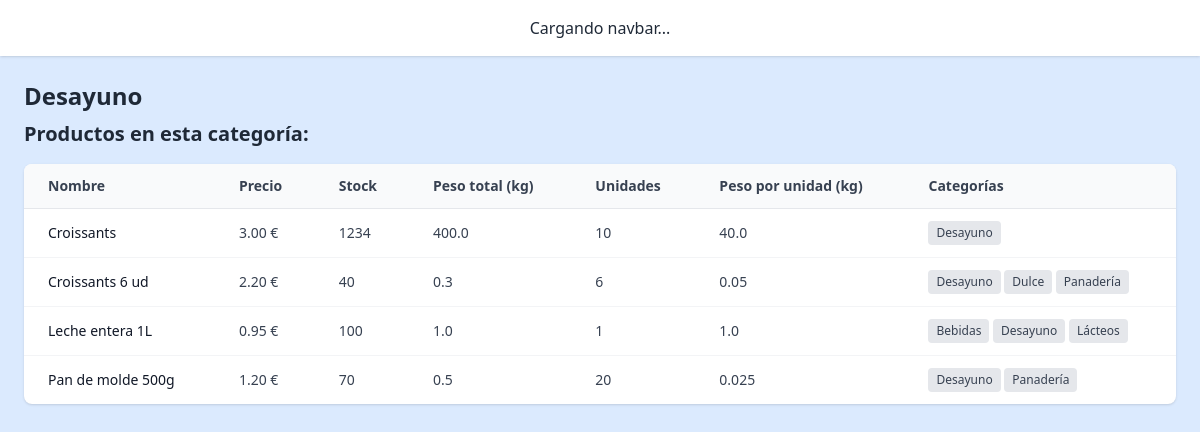
Page /category/Desayuno/ on the earlier database version.
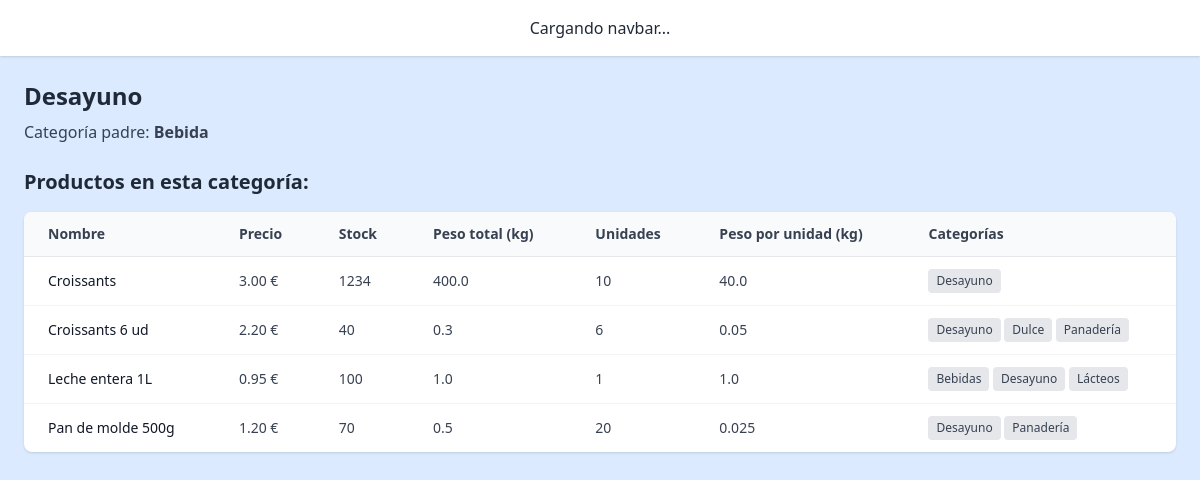
Same page on the later database version.
### core/models/category.py (models this page shows, shortened)
class Category(models.Model):
    name = models.CharField(max_length=100, primary_key=True)
    parent = models.ForeignKey(
        'self', null=True, blank=True,
        on_delete=models.CASCADE,
        related_name='children'
    )

### core/views.py (the view)
# urls.py: path('category/<str:name>/', category_detail_view, name='category_detail'),
def category_detail_view(request, name):
    category = get_object_or_404(Category, name=name)
    return render(request, "core/category_detail.html", {"category": category})

### core/models/product.py (called while the page is built)
    @property
    def estimated_weight_per_unit(self):
        if self.weight_per_unit_kg:
            return self.weight_per_unit_kg
        if self.weight_kg and self.units:
            return round(self.weight_kg / self.units, 3)
        return None

    @property
    def estimated_total_weight(self):
        if self.weight_kg:
            return self.weight_kg
        if self.weight_per_unit_kg and self.units:
            return round(self.weight_per_unit_kg * self.units, 3)
        return None

### core/templates/core/category_detail.html (shortened to what this page needs)
{% extends "base.html" %}
{% block content %}
<h2 class="text-2xl font-bold mb-2">{{ category.name }}</h2>
{% if category.parent %}
  <p class="text-gray-700 mb-6">Categoría padre: <strong>{{ category.parent.name }}</strong></p>
{% endif %}
<h3 class="text-xl font-semibold mb-4">Productos en esta categoría:</h3>
<div class="overflow-x-auto bg-white shadow rounded-lg">
  <table class="min-w-full divide-y divide-gray-200 text-sm">
    <thead class="bg-gray-50 text-gray-700 font-semibold">
      <tr>
        <th class="px-6 py-3 text-left">Nombre</th>
        <th class="px-6 py-3 text-left">Precio</th>
        <th class="px-6 py-3 text-left">Stock</th>
        <th class="px-6 py-3 text-left">Peso total (kg)</th>
        <th class="px-6 py-3 text-left">Unidades</th>
        <th class="px-6 py-3 text-left">Peso por unidad (kg)</th>
        <th class="px-6 py-3 text-left">Categorías</th>
      </tr>
    </thead>
    <tbody class="divide-y divide-gray-100">
      {% for item in category.products.all %}
        <tr class="hover:bg-gray-50 transition cursor-pointer" onclick="window.location.href='{% url 'product_detail' item.pk %}'">
          <td class="px-6 py-3 font-medium text-gray-900">{{ item.name }}</td>
          <td class="px-6 py-3 text-gray-700">{{ item.price }} €</td>
          <td class="px-6 py-3 text-gray-700">{{ item.stock }}</td>
          <td class="px-6 py-3 text-gray-700">{{ item.estimated_total_weight|default:"–" }}</td>
          <td class="px-6 py-3 text-gray-700">{{ item.units|default:"–" }}</td>
          <td class="px-6 py-3 text-gray-700">{{ item.estimated_weight_per_unit|default:"–" }}</td>
          <td class="px-6 py-3 text-gray-700">
            {% for cat in item.categories.all %}
              <span class="inline-block bg-gray-200 text-xs px-2 py-1 rounded">{{ cat.name }}</span>
            {% empty %}
              <span class="text-gray-400 text-xs">Ninguna</span>
            {% endfor %}
          </td>
        </tr>
      {% empty %}
        <tr>
          <td colspan="8" class="px-6 py-4 text-center text-gray-500">No hay productos en esta categoría.</td>
        </tr>
      {% endfor %}
    </tbody>
  </table>
</div>
{% endblock %}

Differences in the rows shown:
changed Category "Desayuno": parent_id empty → "Bebida" (drawn); parent.name (not shown) → "Bebida"
Other differences:
text now shown: "Categoría padre:"
